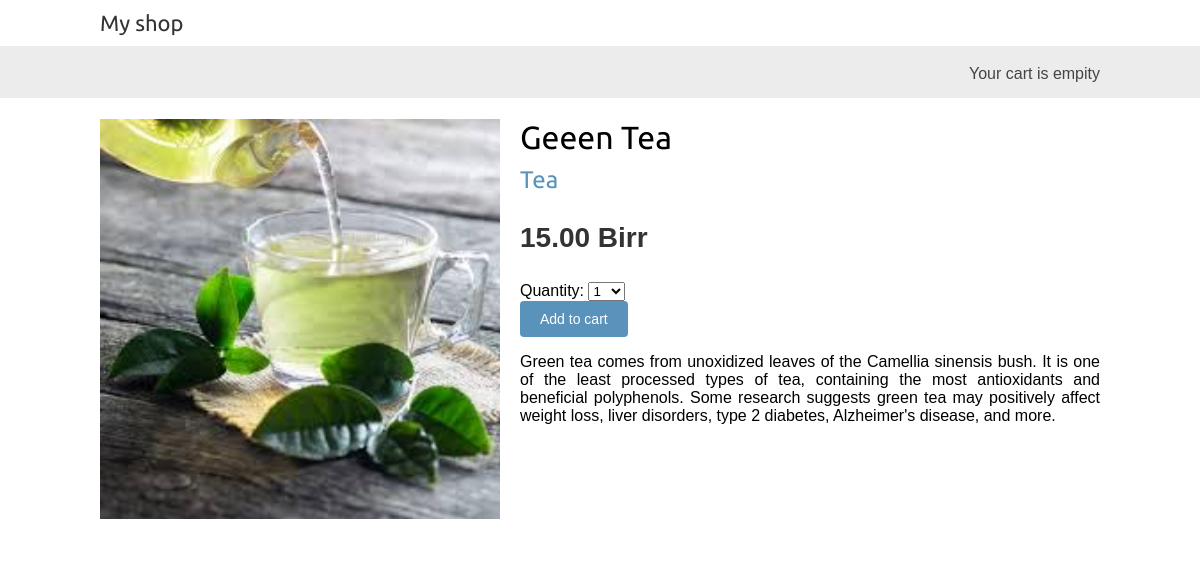
The page /1/geeen-tea/ on the database its author committed.
### shop/models.py (models this page shows, shortened)
class Product(models.Model):
    category=models.ForeignKey(Category,related_name='products',on_delete=models.CASCADE)
    name=models.CharField(max_length=200)
    slug=models.SlugField(max_length=200)
    image=models.ImageField(upload_to='products/%y/%m/%d',blank=True)
    description=models.TextField(blank=True)
    price=models.DecimalField(max_digits=10,decimal_places=2)
    available=models.BooleanField(default=True)
    created=models.DateTimeField(auto_now_add=True)
    updated=models.DateTimeField(auto_now=True)
    class Meta:
        ordering=['name']
        indexes=[models.Index(fields=['id','slug']),
                 models.Index(fields=['name']),
                 models.Index(fields=['-created']),]

class Category(models.Model):
    name=models.CharField(max_length=200)
    slug=models.SlugField(max_length=200,unique=True) #t o build beautiful URLs
    class Meta:
        ordering=['name']
        indexes=[models.Index(fields=['name']),]
        verbose_name='category'# specifies the human-readable singular name for the model.
        verbose_name_plural='categories'
    def __str__(self):
        return self.name
    def get_absolute_url(self):
        return reverse('shop:product_list_by_category', args=[self.slug])

### shop/views.py (the view)
# urls.py: path('<int:id>/<slug:slug>/',views.product_detail,name='product_detail'),
def product_detail(request,id,slug):
    product=get_object_or_404(Product,id=id,slug=slug,available=True)
    cart_product_form = CartAddProductForm()
    return render(request,'shop/product/detail.html',{'product':product,'cart_product_form':cart_product_form})

### cart/forms.py
class CartAddProductForm(forms.Form):
    quantity=forms.TypedChoiceField(choices=PRODUCT_QUANTITY_CHOICES,coerce=int)#coerce=int to convert the input into an integer
    override=forms.BooleanField(required=False,initial=False,widget=forms.HiddenInput)

### cart/cart.py (called while the page is built)
    def __len__(self):
        return sum(item['quantity'] for  item in self.cart.values())

### cart/context_processors.py (called while the page is built)
def cart(request):
    return {'cart':Cart(request)}

### shop/templates/shop/product/detail.html (shortened to what this page needs)
{% extends "shop/base.html" %}
{% load static %}
{% block content %}
    <div class="product-detail">
        <img src="{% if product.image %}{{ product.image.url }}{% else %}{% static 'img/no_image.png' %}{% endif %}" alt="{{ product.name }}">
        <h1>{{ product.name }}</h1>
        <h2>
            <a href="{{ product.category.get_absolute_url }}">
                {{ product.category }}
            </a>
        </h2>
        <p class="price">{{ product.price }} Birr</p>
        <form action="{% url 'cart:cart_add' product.id %}" method="post">
            {{ cart_product_form }}
            <input type="submit" value="Add to cart">
        </form>
        <p>{{ product.description|linebreaks }}</p>
    </div>
{% endblock %}

### shop/static/css/base.css (style rules this page uses)
body { margin:0; padding:0; font-family:helvetica, sans-serif; }
h1, h2, h3, h4, h5 , h6 { font-family: 'Ubuntu', sans-serif; font-weight:normal; }
a { text-decoration:none; color:#5993bb; }
a.button, input[type="submit"] { color:#fff; background:#5993bb; border-radius:4px; padding:10px 20px; font-size:14px; border:0; }
.product-detail { text-align:justify; }
.product-detail .price { color:#333; font-size:28px; font-weight:bold; }
.product-detail img { width:40%; float:left; padding:0 20px 20px 0; }
.product-detail h1 { margin-bottom:0; }
.product-detail h2 { margin-top:10px; }

### rows shown on the page
Product: image (picture), name "Geeen Tea", category "Tea", price "15.00", description "Green tea comes from unoxidized leaves of the Camellia sinensis bush. It is one of the least processed types of tea, containing the most antioxidants and beneficial polyphenols. Some research suggests green tea may positively affect weight loss, liver disorders, type 2 diabetes, Alzheimer's disease, and more."
